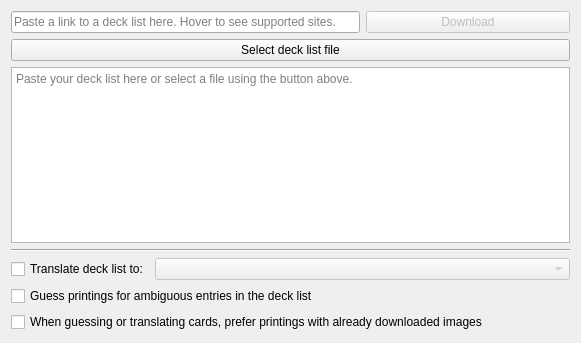
<?xml version="1.0" encoding="UTF-8"?>
<ui version="4.0">
 <class>WizardPage</class>
 <widget class="QWizardPage" name="WizardPage">
  <property name="enabled">
   <bool>true</bool>
  </property>
  <property name="geometry">
   <rect>
    <x>0</x>
    <y>0</y>
    <width>581</width>
    <height>343</height>
   </rect>
  </property>
  <property name="title">
   <string>Import a deck list for printing</string>
  </property>
  <property name="subTitle">
   <string>Load a deck file from disk or paste deck list in the text field below</string>
  </property>
  <layout class="QGridLayout" name="gridLayout">
   <item row="5" column="0">
    <widget class="QCheckBox" name="translate_deck_list_enable">
     <property name="sizePolicy">
      <sizepolicy hsizetype="Minimum" vsizetype="Fixed">
       <horstretch>0</horstretch>
       <verstretch>0</verstretch>
      </sizepolicy>
     </property>
     <property name="text">
      <string>Translate deck list to:</string>
     </property>
    </widget>
   </item>
   <item row="0" column="0" colspan="2">
    <widget class="QLineEdit" name="deck_list_download_url_line_edit">
     <property name="placeholderText">
      <string>Paste a link to a deck list here. Hover to see supported sites.</string>
     </property>
    </widget>
   </item>
   <item row="0" column="2">
    <widget class="QPushButton" name="deck_list_download_button">
     <property name="enabled">
      <bool>false</bool>
     </property>
     <property name="text">
      <string>Download</string>
     </property>
     <property name="icon">
      <iconset theme="edit-download"/>
     </property>
    </widget>
   </item>
   <item row="2" column="0" colspan="3">
    <widget class="QPushButton" name="deck_list_browse_button">
     <property name="toolTip">
      <string>Opens a file picker and let’s you load a deck file from disk.</string>
     </property>
     <property name="text">
      <string>Select deck list file</string>
     </property>
     <property name="icon">
      <iconset theme="document-open">
       <normaloff>.</normaloff>.</iconset>
     </property>
    </widget>
   </item>
   <item row="3" column="0" colspan="3">
    <widget class="QPlainTextEdit" name="deck_list">
     <property name="placeholderText">
      <string>Paste your deck list here or select a file using the button above.</string>
     </property>
    </widget>
   </item>
   <item row="5" column="1" colspan="2">
    <widget class="QComboBox" name="translate_deck_list_target_language">
     <property name="enabled">
      <bool>false</bool>
     </property>
     <property name="sizePolicy">
      <sizepolicy hsizetype="Preferred" vsizetype="Fixed">
       <horstretch>1</horstretch>
       <verstretch>0</verstretch>
      </sizepolicy>
     </property>
    </widget>
   </item>
   <item row="4" column="0" colspan="3">
    <widget class="Line" name="line">
     <property name="orientation">
      <enum>Qt::Horizontal</enum>
     </property>
    </widget>
   </item>
   <item row="6" column="0" colspan="3">
    <widget class="QCheckBox" name="print_guessing_enable">
     <property name="toolTip">
      <string>If checked, choose an arbitrary printing, if a unique printing is not identified.
If unchecked, each ambiguous card is ignored and reported as unrecognized.</string>
     </property>
     <property name="text">
      <string>Guess printings for ambiguous entries in the deck list</string>
     </property>
    </widget>
   </item>
   <item row="7" column="0" colspan="3">
    <widget class="QCheckBox" name="print_guessing_prefer_already_downloaded">
     <property name="enabled">
      <bool>true</bool>
     </property>
     <property name="toolTip">
      <string>When an exact printing is not determined or card translation is requested, choose a printing that is already downloaded, if possible.
Enabling this can potentially save disk space and download volume, based on the images already downloaded.</string>
     </property>
     <property name="text">
      <string>When guessing or translating cards, prefer printings with already downloaded images</string>
     </property>
    </widget>
   </item>
  </layout>
 </widget>
 <tabstops>
  <tabstop>deck_list_download_url_line_edit</tabstop>
  <tabstop>deck_list_download_button</tabstop>
  <tabstop>deck_list_browse_button</tabstop>
  <tabstop>deck_list</tabstop>
  <tabstop>translate_deck_list_enable</tabstop>
  <tabstop>translate_deck_list_target_language</tabstop>
  <tabstop>print_guessing_enable</tabstop>
  <tabstop>print_guessing_prefer_already_downloaded</tabstop>
 </tabstops>
 <resources/>
 <connections>
  <connection>
   <sender>translate_deck_list_enable</sender>
   <signal>toggled(bool)</signal>
   <receiver>translate_deck_list_target_language</receiver>
   <slot>setEnabled(bool)</slot>
   <hints>
    <hint type="sourcelabel">
     <x>128</x>
     <y>275</y>
    </hint>
    <hint type="destinationlabel">
     <x>574</x>
     <y>280</y>
    </hint>
   </hints>
  </connection>
 </connections>
</ui>
